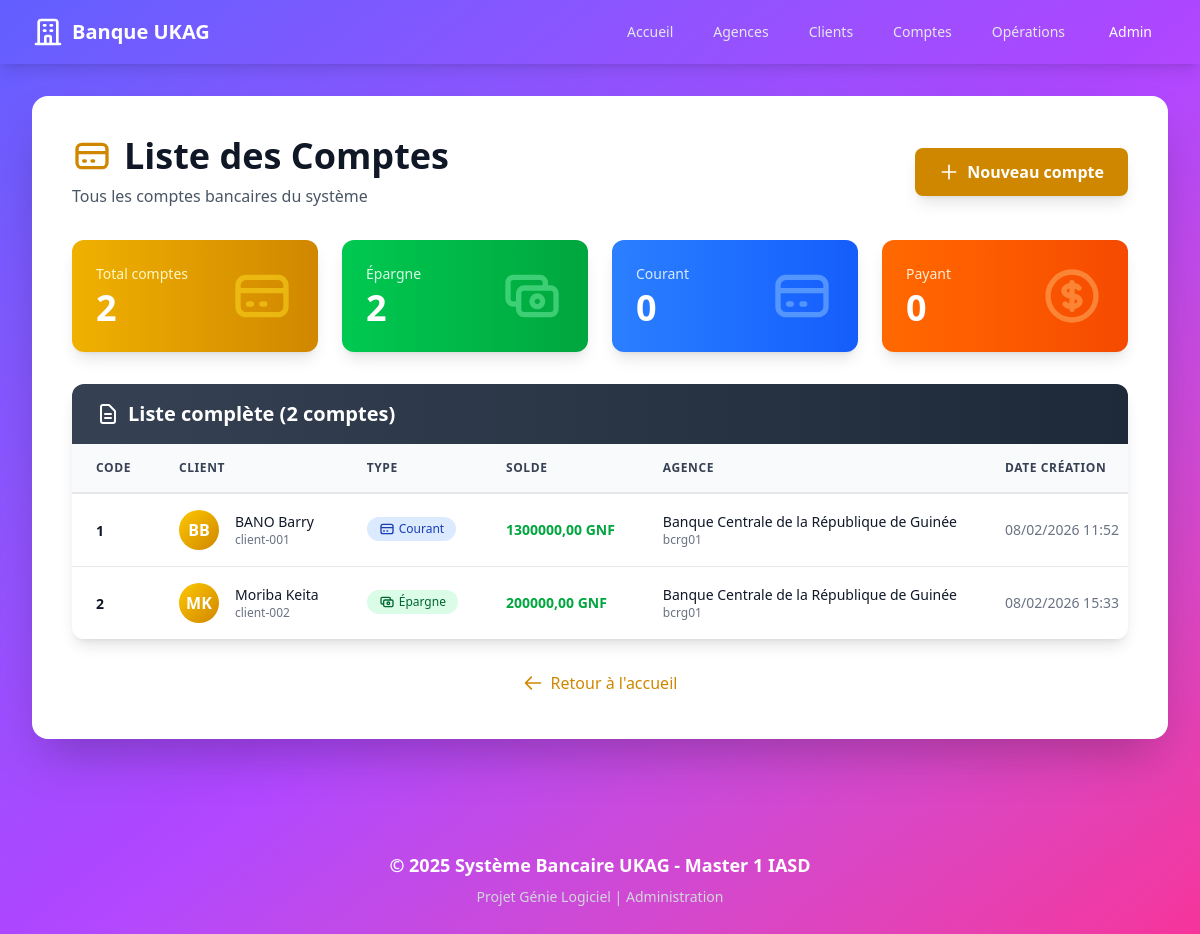
Screenshot of /comptes/ with the database file from the repository.
### banque/models.py (models this page shows, shortened)
class Compte(models.Model):
    TYPE_CHOICES = [
        ('EPARGNE', 'Compte Épargne'),
        ('COURANT', 'Compte Courant'),
        ('PAYANT', 'Compte Payant'),
    ]
    code = models.AutoField(primary_key=True, verbose_name="Code")
    solde = models.DecimalField(max_digits=15, decimal_places=2, default=0, verbose_name="Solde")
    type_compte = models.CharField(max_length=10, choices=TYPE_CHOICES, verbose_name="Type de compte")
    date_creation = models.DateTimeField(auto_now_add=True, verbose_name="Date de création")
    client = models.OneToOneField(Client, on_delete=models.CASCADE, related_name='compte')
    class Meta:
        verbose_name = "Compte"
        verbose_name_plural = "Comptes"
        ordering = ['code']

class Client(models.Model):
    SEXE_CHOICES = [
        ('M', 'Masculin'),
        ('F', 'Féminin'),
    ]
    numero = models.CharField(max_length=50, unique=True, verbose_name="Numéro")
    nom = models.CharField(max_length=100, verbose_name="Nom")
    prenom = models.CharField(max_length=100, verbose_name="Prénom")
    sexe = models.CharField(max_length=1, choices=SEXE_CHOICES, verbose_name="Sexe")
    telephone = models.CharField(max_length=20, verbose_name="Téléphone")
    agence = models.ForeignKey(Agence, on_delete=models.CASCADE, related_name='clients')
    class Meta:
        verbose_name = "Client"
        verbose_name_plural = "Clients"
        ordering = ['nom', 'prenom']

class Agence(models.Model):
    code = models.CharField(max_length=50, unique=True, verbose_name="Code")
    nom = models.CharField(max_length=100, verbose_name="Nom")
    adresse = models.TextField(verbose_name="Adresse")
    class Meta:
        verbose_name = "Agence"
        verbose_name_plural = "Agences"
        ordering = ['nom']

### banque/views.py (the view)
# urls.py: path('comptes/', views.comptes_list, name='comptes_list'),
def comptes_list(request):
    comptes = Compte.objects.select_related('client', 'client__agence').all()
    return render(request, 'banque/comptes_list.html', {'comptes': comptes})

### banque/templates/banque/comptes_list.html (shortened to what this page needs)
{% extends 'banque/base.html' %}  {% block content %}
<div class="flex items-center justify-between mb-8">
  <div>
    <h1 class="text-4xl font-bold text-gray-900 flex items-center">
      <svg
        class="w-10 h-10 text-yellow-600 mr-3"
        fill="none"
        stroke="currentColor"
        viewBox="0 0 24 24"
      >
        <path
          stroke-linecap="round"
          stroke-linejoin="round"
          stroke-width="2"
          d="M3 10h18M7 15h1m4 0h1m-7 4h12a3 3 0 003-3V8a3 3 0 00-3-3H6a3 3 0 00-3 3v8a3 3 0 003 3z"
        ></path>
      </svg>
      Liste des Comptes
    </h1>
    <p class="text-gray-600 mt-2">Tous les comptes bancaires du système</p>
  </div>
  <a
    href="/admin/banque/compte/add/"
    target="_blank"
    class="bg-yellow-600 hover:bg-yellow-700 text-white font-semibold px-6 py-3 rounded-lg shadow-lg transition duration-300 flex items-center"
  >
    <svg
      class="w-5 h-5 mr-2"
      fill="none"
      stroke="currentColor"
      viewBox="0 0 24 24"
    >
      <path
        stroke-linecap="round"
        stroke-linejoin="round"
        stroke-width="2"
        d="M12 4v16m8-8H4"
      ></path>
    </svg>
    Nouveau compte
  </a>
</div>
<div class="grid grid-cols-1 md:grid-cols-4 gap-6 mb-8">
  <div
    class="bg-gradient-to-r from-yellow-500 to-yellow-600 rounded-xl shadow-lg p-6 text-white"
  >
    <div class="flex items-center justify-between">
      <div>
        <p class="text-yellow-100 text-sm font-medium">Total comptes</p>
        <p class="text-4xl font-bold mt-1">{{ comptes|length }}</p>
      </div>
      <svg
        class="w-16 h-16 text-yellow-300 opacity-50"
        fill="none"
        stroke="currentColor"
        viewBox="0 0 24 24"
      >
        <path
          stroke-linecap="round"
          stroke-linejoin="round"
          stroke-width="2"
          d="M3 10h18M7 15h1m4 0h1m-7 4h12a3 3 0 003-3V8a3 3 0 00-3-3H6a3 3 0 00-3 3v8a3 3 0 003 3z"
        ></path>
      </svg>
    </div>
  </div>
  <div
    class="bg-gradient-to-r from-green-500 to-green-600 rounded-xl shadow-lg p-6 text-white"
  >
    <div class="flex items-center justify-between">
      <div>
        <p class="text-green-100 text-sm font-medium">Épargne</p>
        <p class="text-4xl font-bold mt-1">{{ comptes|length }}</p>
      </div>
    </div>
  </div>
  <div
    class="bg-gradient-to-r from-blue-500 to-blue-600 rounded-xl shadow-lg p-6 text-white"
  >
    <div class="flex items-center justify-between">
      <div>
        <p class="text-blue-100 text-sm font-medium">Courant</p>
        <p class="text-4xl font-bold mt-1">0</p>
      </div>
      <svg
        class="w-16 h-16 text-blue-300 opacity-50"
        fill="none"
        stroke="currentColor"
        viewBox="0 0 24 24"
      >
        <path
          stroke-linecap="round"
          stroke-linejoin="round"
          stroke-width="2"
          d="M3 10h18M7 15h1m4 0h1m-7 4h12a3 3 0 003-3V8a3 3 0 00-3-3H6a3 3 0 00-3 3v8a3 3 0 003 3z"
        ></path>
      </svg>
    </div>
  </div>
  <div
    class="bg-gradient-to-r from-orange-500 to-orange-600 rounded-xl shadow-lg p-6 text-white"
  >
    <div class="flex items-center justify-between">
      <div>
        <p class="text-orange-100 text-sm font-medium">Payant</p>
        <p class="text-4xl font-bold mt-1">0</p>
      </div>
    </div>
  </div>
</div>
{% if comptes %}
<div class="bg-white rounded-xl shadow-lg overflow-hidden">
  <div class="bg-gradient-to-r from-gray-700 to-gray-800 px-6 py-4">
    <h2 class="text-xl font-bold text-white flex items-center">
      <svg
        class="w-6 h-6 mr-2"
        fill="none"
        stroke="currentColor"
        viewBox="0 0 24 24"
      >
        <path
          stroke-linecap="round"
          stroke-linejoin="round"
          stroke-width="2"
          d="M9 12h6m-6 4h6m2 5H7a2 2 0 01-2-2V5a2 2 0 012-2h5.586a1 1 0 01.707.293l5.414 5.414a1 1 0 01.293.707V19a2 2 0 01-2 2z"
        ></path>
      </svg>
      Liste complète ({{ comptes|length }} compte{{ comptes|length|pluralize }})
    </h2>
  </div>
  <div class="hidden md:block overflow-x-auto">
    <table class="w-full">
      <thead class="bg-gray-50 border-b-2 border-gray-200">
        <tr>
          <th
            class="px-6 py-4 text-left text-xs font-bold text-gray-700 uppercase tracking-wider"
          >
            Code
          </th>
          <th
            class="px-6 py-4 text-left text-xs font-bold text-gray-700 uppercase tracking-wider"
          >
            Client
          </th>
          <th
            class="px-6 py-4 text-left text-xs font-bold text-gray-700 uppercase tracking-wider"
          >
            Type
          </th>
          <th
            class="px-6 py-4 text-left text-xs font-bold text-gray-700 uppercase tracking-wider"
          >
            Solde
          </th>
          <th
            class="px-6 py-4 text-left text-xs font-bold text-gray-700 uppercase tracking-wider"
          >
            Agence
          </th>
          <th
            class="px-6 py-4 text-left text-xs font-bold text-gray-700 uppercase tracking-wider"
          >
            Date création
          </th>
        </tr>
      </thead>
      <tbody class="bg-white divide-y divide-gray-200">
        {% for compte in comptes %}
        <tr class="hover:bg-gray-50 transition duration-150">
          <td class="px-6 py-4 whitespace-nowrap">
            <span class="text-sm font-bold text-gray-900"
              >{{ compte.code }}</span
            >
          </td>
          <td class="px-6 py-4 whitespace-nowrap">
            <div class="flex items-center">
              <div
                class="flex-shrink-0 h-10 w-10 bg-gradient-to-br from-yellow-400 to-yellow-600 rounded-full flex items-center justify-center text-white font-bold"
              >
                {{ compte.client.prenom|first }}{{ compte.client.nom|first }}
              </div>
              <div class="ml-4">
                <div class="text-sm font-medium text-gray-900">
                  {{ compte.client.prenom }} {{ compte.client.nom }}
                </div>
                <div class="text-xs text-gray-500">
                  {{ compte.client.numero }}
                </div>
              </div>
            </div>
          </td>
          <td class="px-6 py-4 whitespace-nowrap">
            {% if compte.type_compte == 'EPARGNE' %}
            <span
              class="inline-flex items-center px-3 py-1 rounded-full text-xs font-medium bg-green-100 text-green-800"
            >
              <svg
                class="w-4 h-4 mr-1"
                fill="none"
                stroke="currentColor"
                viewBox="0 0 24 24"
              >
                <path
                  stroke-linecap="round"
                  stroke-linejoin="round"
                  stroke-width="2"
                  d="M17 9V7a2 2 0 00-2-2H5a2 2 0 00-2 2v6a2 2 0 002 2h2m2 4h10a2 2 0 002-2v-6a2 2 0 00-2-2H9a2 2 0 00-2 2v6a2 2 0 002 2zm7-5a2 2 0 11-4 0 2 2 0 014 0z"
                ></path>
              </svg>
              Épargne
            </span>
            {% elif compte.type_compte == 'COURANT' %}
            <span
              class="inline-flex items-center px-3 py-1 rounded-full text-xs font-medium bg-blue-100 text-blue-800"
            >
              <svg
                class="w-4 h-4 mr-1"
                fill="none"
                stroke="currentColor"
                viewBox="0 0 24 24"
              >
                <path
                  stroke-linecap="round"
                  stroke-linejoin="round"
                  stroke-width="2"
                  d="M3 10h18M7 15h1m4 0h1m-7 4h12a3 3 0 003-3V8a3 3 0 00-3-3H6a3 3 0 00-3 3v8a3 3 0 003 3z"
                ></path>
              </svg>
              Courant
            </span>
            {% endif %}
          </td>
          <td class="px-6 py-4 whitespace-nowrap">
            <div
              class="text-sm font-bold {% if compte.solde >= 0 %}text-green-600{% else %}text-red-600{% endif %}"
            >
              {{ compte.solde }} GNF
            </div>
          </td>
          <td class="px-6 py-4 whitespace-nowrap">
            <div class="text-sm text-gray-900">
              {{ compte.client.agence.nom }}
            </div>
            <div class="text-xs text-gray-500">
              {{ compte.client.agence.code }}
            </div>
          </td>
          <td class="px-6 py-4 whitespace-nowrap text-sm text-gray-500">
            {{ compte.date_creation|date:"d/m/Y H:i" }}
          </td>
        </tr>
        {% endfor %}
      </tbody>
    </table>
  </div>
</div>
{% endif %}
<div class="mt-8 text-center">
  <a
    href="{% url 'home' %}"
    class="inline-flex items-center text-yellow-600 hover:text-yellow-800 font-medium transition"
  >
    <svg
      class="w-5 h-5 mr-2"
      fill="none"
      stroke="currentColor"
      viewBox="0 0 24 24"
    >
      <path
        stroke-linecap="round"
        stroke-linejoin="round"
        stroke-width="2"
        d="M10 19l-7-7m0 0l7-7m-7 7h18"
      ></path>
    </svg>
    Retour à l'accueil
  </a>
</div>
{% endblock %}

### rows the page displays
Compte: code "1", client.prenom|first "B", client.nom|first "B", client.prenom "BANO", client.nom "Barry", client.numero "client-001", type_compte "COURANT" (drawn), solde "1300000,00", client.agence.nom "Banque Centrale de la République de Guinée", client.agence.code "bcrg01", date_creation "08/02/2026 11:52"
Compte: code "2", client.prenom|first "M", client.nom|first "K", client.prenom "Moriba", client.nom "Keita", client.numero "client-002", type_compte "EPARGNE" (drawn), solde "200000,00", client.agence.nom "Banque Centrale de la République de Guinée", client.agence.code "bcrg01", date_creation "08/02/2026 15:33"

### other values shown
{{ comptes|length }} "2"
